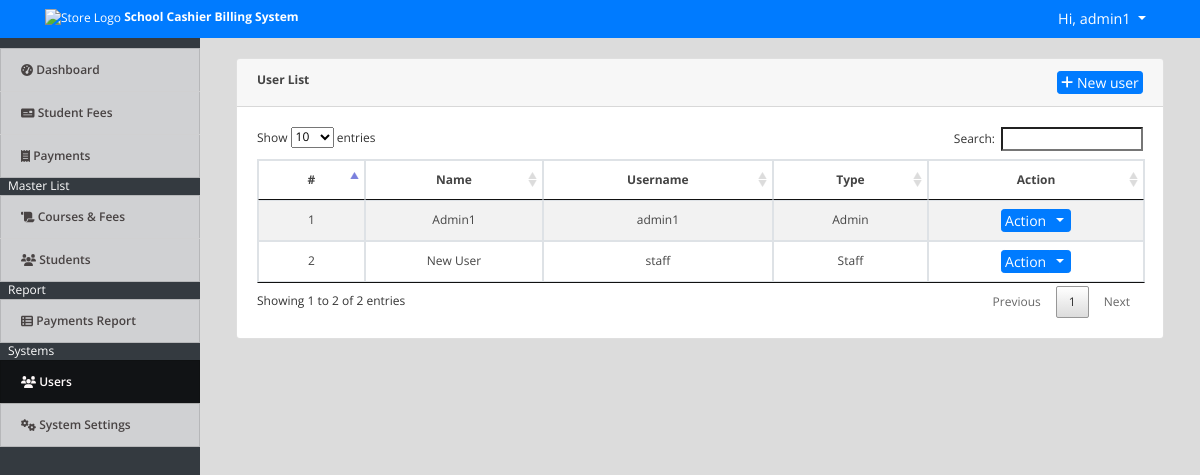
/index.php?page=users (signed in), run on the app's committed database.
### tables this page shows
CREATE TABLE `users` (
  `id` int(30) NOT NULL,
  `name` text NOT NULL,
  `username` varchar(200) NOT NULL,
  `password` text NOT NULL,
  `type` tinyint(1) NOT NULL DEFAULT '3' COMMENT '1=Admin,2=Staff'
);

### users.php (the view, shortened to what this page needs)
<div class="container-fluid">
	<br>
	<div class="col-lg-12">
		<div class="card ">
			<div class="card-header"><b>User List</b>
			<span class="btn btn-primary float-right btn-sm" id="new_user"><i class="fa fa-plus"></i> New user</span>
		</div>
			<div class="card-body">
				<table class="table-striped table-bordered">
			<thead>
				<tr>
					<th class="text-center">#</th>
					<th class="text-center">Name</th>
					<th class="text-center">Username</th>
					<th class="text-center">Type</th>
					<th class="text-center">Action</th>
				</tr>
			</thead>
			<tbody>
				<?php
 					include 'db_connect.php';
 					$type = array("","Admin","Staff");
 					$users = $conn->query("SELECT * FROM users where id != 1 order by name asc");
 					$i = 1;
 					while($row= $users->fetch_assoc()):
				 ?>
				 <tr>
				 	<td class="text-center">
				 		<?php echo $i++ ?>
				 	</td>
				 	<td class="text-center">
				 		<?php echo ucwords($row['name']) ?>
				 	</td>
				 	<td class="text-center">
				 		<?php echo $row['username'] ?>
				 	</td>
				 	<td class="text-center">
				 		<?php echo $type[$row['type']] ?>
				 	</td>
				 	<td>
				 		<center>
							<div class="btn-group">
							  <button type="button" class="btn btn-primary btn-sm">Action</button>
							  <button type="button" class="btn btn-primary btn-sm dropdown-toggle dropdown-toggle-split" data-toggle="dropdown" aria-haspopup="true" aria-expanded="false">
							  </button>
							</div>
						</center>
				 	</td>
				 </tr>
				<?php endwhile; ?>
			</tbody>
		</table>
			</div>
		</div>
	</div>
</div>

### assets/css/style.css (style rules this page uses)
body { font-family: "Open Sans", sans-serif; color: #444444; width: 100%; height: calc(100%); font-size: 12px; }
.btn-sm { padding: .0001rem .2rem; }

### index.php (style rules this page uses)
body { background: #80808045; }

### data on the page
users: name "Admin1", username "admin1", type "Admin"
users: name "New User", username "staff", type "Staff"

### other printed values
$_SESSION['system']['name'] "School Cashier Billing System"
$_SESSION['login_name'] "admin1"
